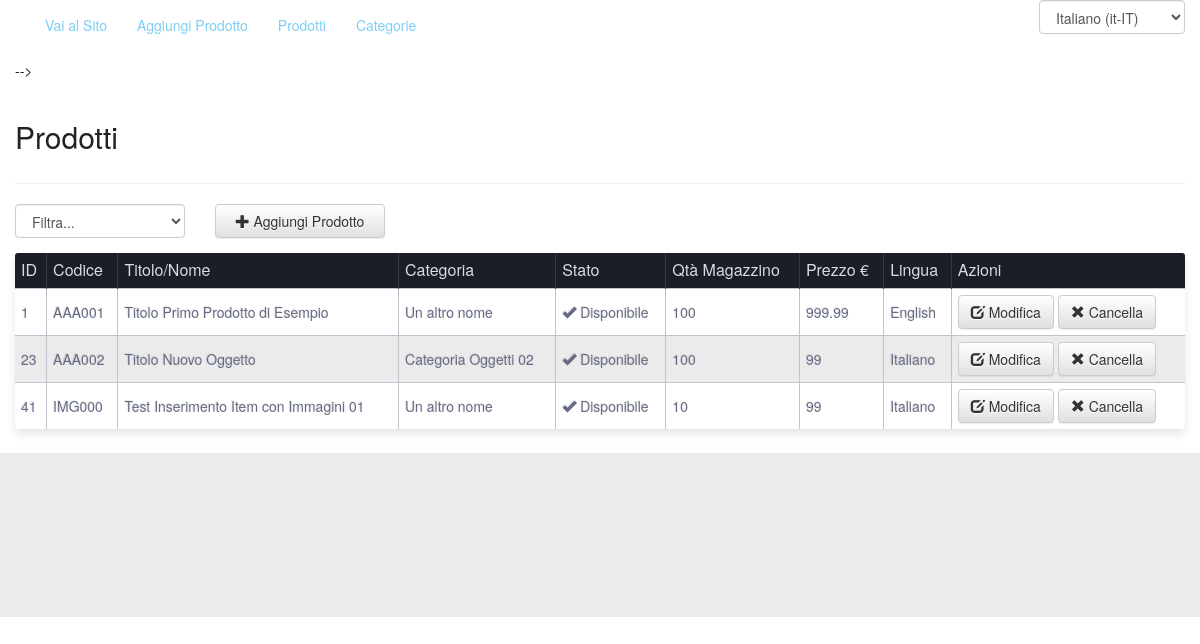
/Admin/showItems (signed in), run on the app's committed database.
### tables this page shows
CREATE TABLE `acms_shop_items` (
  `item_id` int(11) NOT NULL,
  `item_code` varchar(45) DEFAULT NULL,
  `fk_category_id` int(11) DEFAULT NULL,
  `fk_lang_id` int(11) NOT NULL,
  `item_status` tinyint(1) DEFAULT '0',
  `item_stock` int(11) DEFAULT NULL,
  `item_price` float DEFAULT NULL,
  `item_title` varchar(100) DEFAULT NULL,
  `item_weight` varchar(45) DEFAULT NULL,
  `item_colors` varchar(45) DEFAULT NULL,
  `item_short_desc` varchar(100) DEFAULT NULL,
  `item_long_desc` text,
  `item_meta_keywords` varchar(150) DEFAULT NULL,
  `item_meta_description` varchar(150) DEFAULT NULL
);

CREATE TABLE `acms_shop_categories` (
  `category_id` int(11) NOT NULL,
  `category_name` varchar(80) DEFAULT NULL,
  `category_status` tinyint(1) DEFAULT '1',
  `fk_lang_id` int(11) NOT NULL,
  `fk_parent_id` int(11) NOT NULL DEFAULT '0',
  `category_parent_name` varchar(45) DEFAULT NULL
);

CREATE TABLE `acms_languages` (
  `lang_id` int(11) NOT NULL,
  `lang_iso_code` varchar(4) DEFAULT NULL,
  `lang_internal_code` varchar(8) DEFAULT NULL,
  `lang_name` varchar(80) DEFAULT NULL
);

### controllers/Admin.php (called while the page is built, shortened)
<?php
class Admin extends Controller
{
    function index()
    {
        $this->getView('pages/page_default');
    }
    function showItems($args)
    {
        $this->args = $args;
        $shop_model = $this->getModel('ShopModel');
        $this->items = $shop_model->getItems();
        $this->index($this->args);
    }
}

### index.php (called while the page is built, shortened)
<?php
require_once(__DIR__.'/Config.php');
require_once(Config::$abs_path.'/libs/php/Session.php');
require_once(Config::$abs_path.'/libs/php/Database.php');
require_once(Config::$abs_path.'/controllers/Controller.php');
require_once(Config::$abs_path.'/App.php');
(new App());

### libs/php/Session.php (called while the page is built, shortened)
<?php
class Session
{
    public static function get($key)
    {
        if (isset($_SESSION[$key]))
        {
            return $_SESSION[$key];
        }else{
            return FALSE;
        }
    }
}

### libs/php/Database.php (called while the page is built, shortened)
<?php
class Database
{
    public $mysqli;
    public $results;
    public function __construct()
    {
        $this->mysqli = new mysqli( Config::$db_host, Config::$db_user, Config::$db_pass, Config::$db_name);
    }
    public function queryExec($query='')
    {
        $_query = str_replace("#_", Config::$db_prefix, $query);
        if (!$this->results = $this->mysqli->query($_query)) {
            echo "<b>Database() say: </b>query problems<br>";
            echo "Query: " . $_query . "<br>";
            echo "Errno: " . $this->mysqli->errno . "<br>";
            echo "Error: " . $this->mysqli->error . "<br>";
            exit;
        }
        return $this->results;
    }
    public function getObjectData($query='')
    {
        $_query = str_replace("#_", Config::$db_prefix, $query);
        if (!$this->results = $this->mysqli->query($_query)) {
            echo "<b>Database() say: </b>query problems<br>";
            echo "Query: " . $_query . "<br>";
            echo "Errno: " . $this->mysqli->errno . "<br>";
            echo "Error: " . $this->mysqli->error . "<br>";
            exit;
        }
        if ($this->results->num_rows === 0) {
            $data = FALSE;
        }else{
            $data = $this->results->fetch_object();
            $data->num_rows = $this->results->num_rows;
        }
        return $data;
    }
}

### models/ShopModel.php (called while the page is built, shortened)
<?php
class ShopModel extends Model
{
    function getItems($fk_category_id=NULL, $item_code=NULL, $fk_lang_id=NULL)
    {
        $query = "SELECT * FROM #_shop_items ";
        $query.= "LEFT JOIN #_shop_categories ON #_shop_items.fk_category_id = #_shop_categories.category_id ";
        $query.= "LEFT JOIN #_languages ON #_shop_items.fk_lang_id = #_languages.lang_id";
        $this->results = $this->queryExec($query);
        $data = array();
        while($row = $this->results->fetch_object()){
            array_push($data, $row);
        }
        if(!$this->results){
            return FALSE;
        }else{
            return $data;
        }
    }
}

### views/admin/shop/list_items.php (the view, shortened to what this page needs)
<div class="list_items">
    <div class="row">
        <div class="col-xs-12 col-sm-12 col-md-12 col-lg-12">
            <h2><?=Lang::$products?></h2>
        </div>
    </div><hr/>
    <div class="row">
        <div class="col-xs-6 col-sm-3 col-md-2 col-lg-2">
            <div class="form-group">
                <select name="list_items_filter" id="list_items_filter" class="form-control">
                    <option value="NULL">Filtra...</option>
                </select>
            </div>
        </div>
        <div class="col-xs-6 col-sm-3 col-md-2 col-lg-2">
            <div class="form-group">
                <a href="<?=Config::$web_path;?>/Admin/editItem" class="btn btn-default form-control">
                    <span class="glyphicon glyphicon-plus"></span> <?=Lang::$add_item?>
                </a>
            </div>
        </div>
    </div>
    <?php if(isset($this->items) && $this->items!==FALSE):?>
    <table>
        <tbody>
            <tr>
                <th><?=Lang::$id?></th>
                <th><?=Lang::$item_code?></th>
                <th><?=Lang::$item_title?></th>
                <th><?=Lang::$item_category?></th>
                <th><?=Lang::$status?></th>
                <th><?=Lang::$item_stock?></th>
                <th><?=Lang::$item_price?></th>
                <th><?=Lang::$language?></th>
                <th><?=Lang::$actions?></th>
            </tr>
            <?php foreach($this->items as $item_val):?>
                <tr>
                    <td><?=$item_val->item_id;?></td>
                    <td><?=$item_val->item_code;?></td>
                    <td><?=$item_val->item_title;?></td>
                    <td><?=$item_val->category_name;?></td>
                    <td>
                        <?=$item_val->item_status ? '<i class="glyphicon glyphicon-ok"></i> '.Lang::$available : '<i class="glyphicon glyphicon-warning-sign"></i> '.Lang::$unavailable;?>
                    </td>
                    <td><?=$item_val->item_stock;?></td>
                    <td><?=$item_val->item_price;?></td>
                    <td><?=$item_val->lang_name;?></td>
                    <td>
                        <a href="<?=Config::$web_path;?>/Admin/editItem/<?=$item_val->item_id;?>" class="btn btn-default">
                            <span class="glyphicon glyphicon-edit"></span>
                            <?=Lang::$edit?>
                        </a>
                        <a href="<?=Config::$web_path;?>/Admin/deleteItem/<?=$item_val->item_id;?>/redirect/" class="btn btn-default">
                            <span class="glyphicon glyphicon-remove"></span>
                            <?=Lang::$delete?>
                        </a>
                    </td>
                </tr>
            <?php endforeach;?>
        </tbody>
    </table>
    <?php endif;?>
</div>

### App.php (shortened to what this page needs)
<?php
class App
{
    protected $controller = 'Page';
    protected $method = 'index';
    protected $params = array();
    public function __construct()
    {
        $url = $this->parseUrl();
        if($url)
        {
            if( file_exists(__DIR__ . '/controllers/' . $url[0] . '.php') )
            {
                $this->controller = $url[0];
                unset($url[0]);
                $this->controller = new $this->controller;
                if( isset($url[1]) && method_exists($this->controller, $url[1]))
                {
                    $this->method = $url[1];
                    unset($url[1]);
                }
            }
            $this->params = $url ? array_values($url) : array();
            call_user_func_array(array($this->controller, $this->method), array($this->params));
        }else{
            require_once(dirname(__FILE__) . '/controllers/' . $this->controller . '.php');
            $this->controller = new $this->controller;
            call_user_func_array(array($this->controller, $this->method), array($this->params));
        }
    }
    public function parseUrl()
    {
        $get = filter_input_array(INPUT_GET, FILTER_SANITIZE_STRING);
        if(isset($get['url'])){
            return $url = explode('/', filter_var(rtrim($get['url'], '/'), FILTER_SANITIZE_URL) );
        }else{
            return FALSE;
        }
    }
}

### views/pages/page_default.php (shortened to what this page needs)
<!DOCTYPE html>
<html lang="en" data-localization="<?=Session::get('lang') ? Session::get('lang') : Config::$default_lang;?>">
    <head>
        <link href="<?=Config::$web_path;?>/libs/bootstrap/css/bootstrap.min.css" rel="stylesheet">
        <link href="<?=Config::$web_path;?>/libs/bootstrap/css/bootstrap-theme.min.css" rel="stylesheet">
        <link href="<?=Config::$web_path;?>/css/app_style.css" rel="stylesheet">
        <link href="<?=Config::$web_path;?>/themes/<?=Config::$theme;?>/css/theme.css" rel="stylesheet">
        <link type="text/css" rel="stylesheet" href="<?=Config::$web_path;?>/js/libs/jquery-ui-1.11.4/jquery-ui.min.css" />
        <link type="text/css" rel="stylesheet" href="<?=Config::$web_path;?>/js/libs/sweetalert-master/dist/sweetalert.css" />
        <link type="text/css" rel="stylesheet" href="<?=Config::$web_path;?>/js/libs/jonthornton-jquery-timepicker/jquery.timepicker.css" />
    </head>
    <body>
        <div class="container-fluid">
            <header class="row">
                <div class="header-content col-xs-12 col-sm-12 col-md-12 col-lg-12">
                    <?php $this->getInclude('header-content');?>
                </div>
        <div class="container-fluid">
            <div class="main-content">
                <?php $this->getInclude('main-content') ?>
            </div>
        </div>
        <div class="container-fluid">
            <footer class="row">
                <div class="footer-content col-xs-12 col-sm-12 col-md-12 col-lg-12">
                </div>
            </footer>
        </div>
    </body>
</html>

### controllers/Controller.php (shortened to what this page needs)
<?php
class Controller
{
    public $includes = array("positions"=>array());
    public function getModel($model='')
    {
        return new $model();
    }
    public function getView($view="", $data=NULL )
    {
        require_once(Config::$abs_path.'/views/'.$view.'.php');
    }
    public function includeView($view="", $position="")
    {
        $view_path = Config::$abs_path.'/views/'.$view.'.php';
        if($position!=""){
            $this->includes['positions'][$position] = $view_path;
        }else{
            array_push($this->includes, $view_path);
        }
    }
    public function getInclude($position="")
    {
        if( isset($this->includes['positions'][$position]) )
        {
            require_once( $this->includes['positions'][$position] );
        }
    }
}

### views/admin/nav/menu.php (shortened to what this page needs)
<div class="main_menu">
    <div class="main_menu_wrapper">
        <?php if(isset($this->menus["main_menu"])): ?>
            <div id="navbar" class="navbar-collapse collapse">
                <ul class="nav navbar-nav">
                    <li>
                        <a href="<?=Config::$web_path;?>" target="_blank">
                            <?=Lang::$go_to_site?>
                        </a>
                    </li>
                    <li>
                        <a href="<?=Config::$web_path;?>/Admin/editItem">
                            <?=Lang::$add_item?>
                        </a>
                    </li>
                    <li>
                        <a href="<?=Config::$web_path;?>/Admin/showItems">
                            <?=Lang::$products?>
                        </a>
                    </li>
                    <li>
                        <a href="<?=Config::$web_path;?>/Admin/showCategories">
                            <?=Lang::$categories?>
                        </a>
                    </li>
                </ul>
                <ul class="nav navbar-nav navbar-right">
                            <?php include(__DIR__ . '/lang_menu.php');?>
                    -->
            </div>
        <?php endif;?>
    </div>
</div>

### views/nav/lang_menu.php (shortened to what this page needs)
        <div class="form-group">
            <select id="languageCode" name="language_code" class="form-control">
                <option value="it-IT" <?=Session::get('lang')==="it-IT" ? 'selected' : ''; ?>>
                    Italiano (it-IT)
                </option>
            </select>
        </div>
</div>

### css/app_style.css (style rules this page uses)
a, a:hover, a:focus, a:visited { text-decoration: none; }

### themes/default/css/theme.css (style rules this page uses)
html, body { color: #222; }
a { color: #7ecff4; }
select, option { color: #222; }
footer { min-height: 164px; margin-top: 24px; margin-bottom: 0; background: #EBEBEB; }
table { background: white; border-radius:3px; border-collapse: collapse; margin: auto; padding:5px; width: 100%; box-shadow: 0 5px 10px rgba(0, 0, 0, 0.1); animation: float 5s infinite; }
th { color:#D5DDE5;; background:#1b1e24; border-right: 1px solid #343a45; font-size:16px; font-weight: 100; padding:6px; text-align:left; text-shadow: 0 1px 1px rgba(0, 0, 0, 0.1); vertical-align:middle; }
th:first-child { border-top-left-radius:3px; }
th:last-child { border-top-right-radius:3px; border-right:none; }
tr { border-top: 1px solid #C1C3D1; border-bottom: 1px solid #C1C3D1; color:#666B85; font-size:16px; font-weight:normal; text-shadow: 0 1px 1px rgba(256, 256, 256, 0.1); }
tr:first-child { border-top:none; }
tr:last-child { border-bottom:none; }
tr:nth-child(odd) td { background:#EBEBEB; }
tr:last-child td:first-child { border-bottom-left-radius:3px; }
tr:last-child td:last-child { border-bottom-right-radius:3px; }
td { background:#FFFFFF; padding:6px; text-align:left; vertical-align:middle; font-weight:300; font-size:14px; text-shadow: -1px -1px 1px rgba(0, 0, 0, 0.1); border-right: 1px solid #C1C3D1; }
td:last-child { border-right: 0px; }

### data on the page
acms_shop_items: item_id "1", item_code "AAA001", item_title "Titolo Primo Prodotto di Esempio", acms_shop_categories.category_name "Un altro nome", item_stock "100", item_price "999.99", acms_languages.lang_name "English"
acms_shop_items: item_id "23", item_code "AAA002", item_title "Titolo Nuovo Oggetto", acms_shop_categories.category_name "Categoria Oggetti 02", item_stock "100", item_price "99", acms_languages.lang_name "Italiano"
acms_shop_items: item_id "41", item_code "IMG000", item_title "Test Inserimento Item con Immagini 01", acms_shop_categories.category_name "Un altro nome", item_stock "10", item_price "99", acms_languages.lang_name "Italiano"

### other printed values
Lang::$go_to_site "Vai al Sito"
Lang::$add_item "Aggiungi Prodotto"
Lang::$products "Prodotti"
Lang::$categories "Categorie"
Lang::$id "ID"
Lang::$item_code "Codice"
Lang::$item_title "Titolo/Nome"
Lang::$item_category "Categoria"
Lang::$status "Stato"
Lang::$item_stock "Qtà Magazzino"
Lang::$item_price "Prezzo €"
Lang::$language "Lingua"
Lang::$actions "Azioni"
